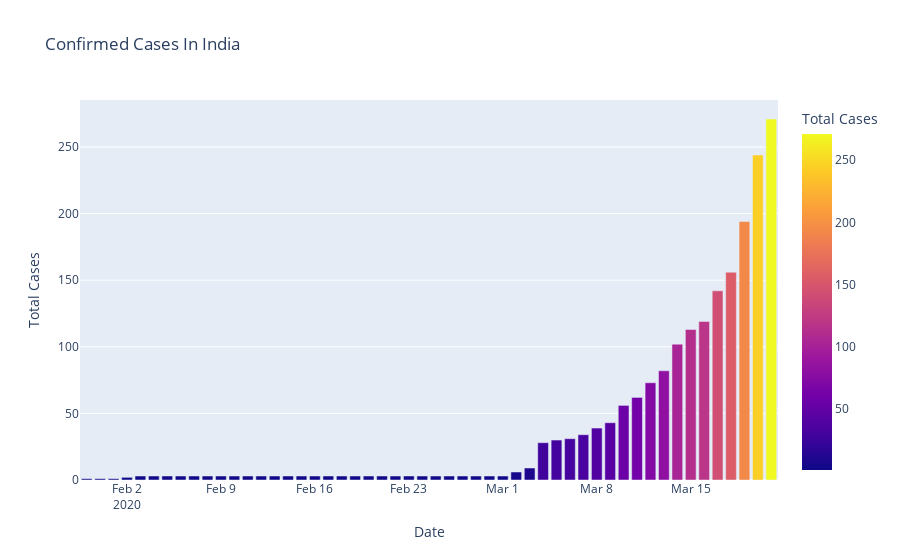
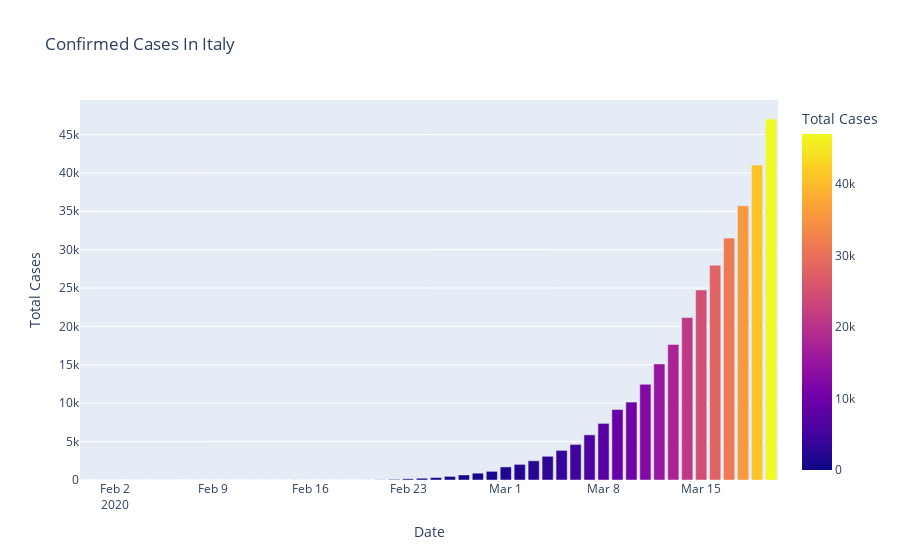
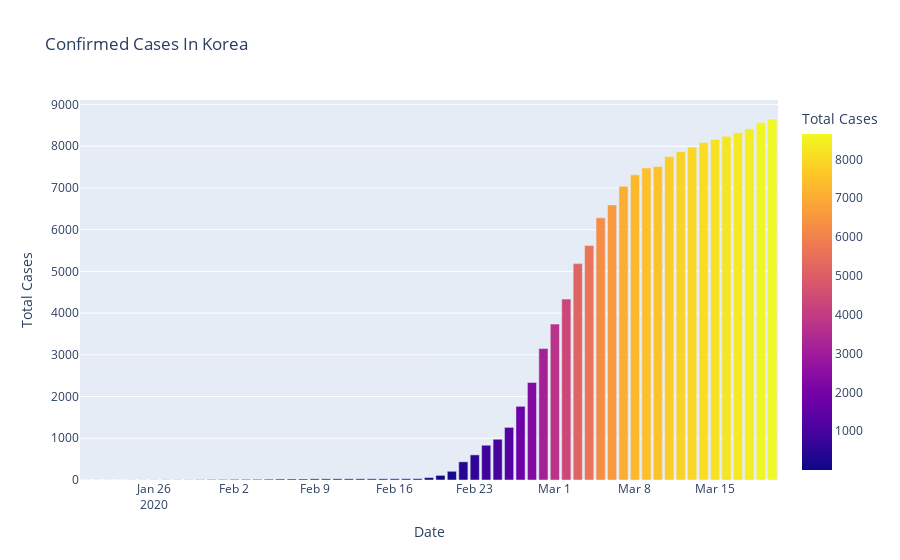
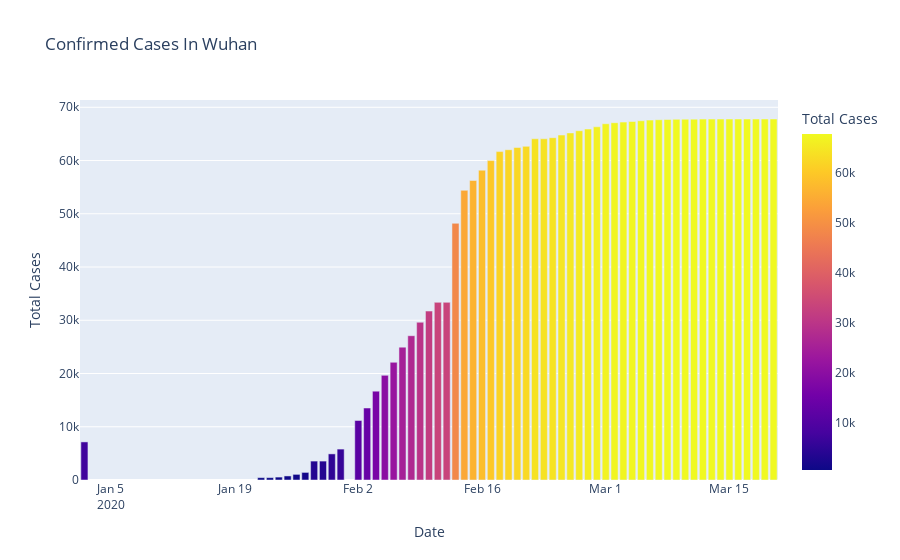

The cell these charts' notebook holds for them, in order:
### Code cell
#plotly Express
fig=px.bar(dbd_India,x="Date",y="Total Cases",color='Total Cases' , title = 'Confirmed Cases In India ')
fig.show()

fig=px.bar(dbd_Italy,x="Date",y="Total Cases",color='Total Cases' , title = 'Confirmed Cases In Italy ')
fig.show()

fig=px.bar(dbd_Korea,x="Date",y="Total Cases",color='Total Cases' , title = 'Confirmed Cases In Korea ')
fig.show()

fig=px.bar(dbd_Wuhan,x="Date",y="Total Cases",color='Total Cases' , title = 'Confirmed Cases In Wuhan ')
fig.show()

fig=px.scatter(dbd_India,x="Date",y="Total Cases",color='Total Cases' , title = 'Confirmed Cases In India ')
fig.show()

fig=px.scatter(dbd_Italy,x="Date",y="Total Cases",color='Total Cases' , title = 'Confirmed Cases In Italy ')
fig.show()

fig=px.scatter(dbd_Korea,x="Date",y="Total Cases",color='Total Cases' , title = 'Confirmed Cases In Korea ')
fig.show()

fig=px.scatter(dbd_Wuhan,x="Date",y="Total Cases",color='Total Cases' , title = 'Confirmed Cases In Wuhan ')
fig.show()

### Figure 1 — Plotly figure (JSON) as saved in the notebook; plotly's stock layout.template omitted (floating-point values rounded to 4 significant figures)
{"data": [{"alignmentgroup": "True", "hovertemplate": "Date=%{x}<br>Total Cases=%{marker.color}<extra></extra>", "legendgroup": "", "marker": {"color": [1, 1, 1, 2, 3, 3, 3, 3, 3, 3, 3, 3, 3, 3, 3, 3, 3, 3, 3, 3, 3, 3, 3, 3, 3, 3, 3, 3, 3, 3, 3, 3, 6, 9, 28, 30, 31, 34, 39, 43, 56, 62, 73, 82, 102, 113, 119, 142, 156, 194, 244, 271], "coloraxis": "coloraxis"}, "name": "", "offsetgroup": "", "orientation": "v", "showlegend": false, "textposition": "auto", "type": "bar", "x": ["2020-01-30T00:00:00", "2020-01-31T00:00:00", "2020-02-01T00:00:00", "2020-02-02T00:00:00", "2020-02-03T00:00:00", "2020-02-04T00:00:00", "2020-02-05T00:00:00", "2020-02-06T00:00:00", "2020-02-07T00:00:00", "2020-02-08T00:00:00", "2020-02-09T00:00:00", "2020-02-10T00:00:00", "2020-02-11T00:00:00", "2020-02-12T00:00:00", "2020-02-13T00:00:00", "2020-02-14T00:00:00", "2020-02-15T00:00:00", "2020-02-16T00:00:00", "2020-02-17T00:00:00", "2020-02-18T00:00:00", "2020-02-19T00:00:00", "2020-02-20T00:00:00", "2020-02-21T00:00:00", "2020-02-22T00:00:00", "2020-02-23T00:00:00", "2020-02-24T00:00:00", "2020-02-25T00:00:00", "2020-02-26T00:00:00", "2020-02-27T00:00:00", "2020-02-28T00:00:00", "2020-02-29T00:00:00", "2020-03-01T00:00:00", "2020-03-02T00:00:00", "2020-03-03T00:00:00", "2020-03-04T00:00:00", "2020-03-05T00:00:00", "2020-03-06T00:00:00", "2020-03-07T00:00:00", "2020-03-08T00:00:00", "2020-03-09T00:00:00", "2020-03-10T00:00:00", "2020-03-11T00:00:00", "2020-03-12T00:00:00", "2020-03-13T00:00:00", "2020-03-14T00:00:00", "2020-03-15T00:00:00", "2020-03-16T00:00:00", "2020-03-17T00:00:00", "2020-03-18T00:00:00", "2020-03-19T00:00:00", "2020-03-20T00:00:00", "2020-03-21T00:00:00"], "xaxis": "x", "y": [1, 1, 1, 2, 3, 3, 3, 3, 3, 3, 3, 3, 3, 3, 3, 3, 3, 3, 3, 3, 3, 3, 3, 3, 3, 3, 3, 3, 3, 3, 3, 3, 6, 9, 28, 30, 31, 34, 39, 43, 56, 62, 73, 82, 102, 113, 119, 142, 156, 194, 244, 271], "yaxis": "y"}], "layout": {"barmode": "relative", "coloraxis": {"colorbar": {"title": {"text": "Total Cases"}}, "colorscale": [[0, "#0d0887"], [0.1111, "#46039f"], [0.2222, "#7201a8"], [0.3333, "#9c179e"], [0.4444, "#bd3786"], [0.5556, "#d8576b"], [0.6667, "#ed7953"], [0.7778, "#fb9f3a"], [0.8889, "#fdca26"], [1, "#f0f921"]]}, "legend": {"tracegroupgap": 0}, "title": {"text": "Confirmed Cases In India "}, "xaxis": {"anchor": "y", "domain": [0, 1], "title": {"text": "Date"}}, "yaxis": {"anchor": "x", "domain": [0, 1], "title": {"text": "Total Cases"}}}}

### Figure 2 — Plotly figure (JSON) as saved in the notebook; plotly's stock layout.template omitted (floating-point values rounded to 4 significant figures)
{"data": [{"alignmentgroup": "True", "hovertemplate": "Date=%{x}<br>Total Cases=%{marker.color}<extra></extra>", "legendgroup": "", "marker": {"color": [2, 2, 2, 2, 2, 2, 3, 3, 3, 3, 3, 3, 3, 3, 3, 3, 3, 3, 3, 3, 3, 3, 20, 79, 157, 229, 323, 470, 655, 889, 1128, 1701, 2036, 2502, 3089, 3858, 4636, 5883, 7375, 9172, 10149, 12462, 15113, 17660, 21157, 24747, 27980, 31506, 35713, 41035, 47021], "coloraxis": "coloraxis"}, "name": "", "offsetgroup": "", "orientation": "v", "showlegend": false, "textposition": "auto", "type": "bar", "x": ["2020-01-31T00:00:00", "2020-02-01T00:00:00", "2020-02-02T00:00:00", "2020-02-03T00:00:00", "2020-02-04T00:00:00", "2020-02-05T00:00:00", "2020-02-06T00:00:00", "2020-02-07T00:00:00", "2020-02-08T00:00:00", "2020-02-09T00:00:00", "2020-02-10T00:00:00", "2020-02-11T00:00:00", "2020-02-12T00:00:00", "2020-02-13T00:00:00", "2020-02-14T00:00:00", "2020-02-15T00:00:00", "2020-02-15T00:00:00", "2020-02-16T00:00:00", "2020-02-17T00:00:00", "2020-02-18T00:00:00", "2020-02-19T00:00:00", "2020-02-20T00:00:00", "2020-02-21T00:00:00", "2020-02-22T00:00:00", "2020-02-23T00:00:00", "2020-02-24T00:00:00", "2020-02-25T00:00:00", "2020-02-26T00:00:00", "2020-02-27T00:00:00", "2020-02-28T00:00:00", "2020-02-29T00:00:00", "2020-03-01T00:00:00", "2020-03-02T00:00:00", "2020-03-03T00:00:00", "2020-03-04T00:00:00", "2020-03-05T00:00:00", "2020-03-06T00:00:00", "2020-03-07T00:00:00", "2020-03-08T00:00:00", "2020-03-09T00:00:00", "2020-03-10T00:00:00", "2020-03-11T00:00:00", "2020-03-12T00:00:00", "2020-03-13T00:00:00", "2020-03-14T00:00:00", "2020-03-15T00:00:00", "2020-03-16T00:00:00", "2020-03-17T00:00:00", "2020-03-18T00:00:00", "2020-03-19T00:00:00", "2020-03-20T00:00:00"], "xaxis": "x", "y": [2, 2, 2, 2, 2, 2, 3, 3, 3, 3, 3, 3, 3, 3, 3, 3, 3, 3, 3, 3, 3, 3, 20, 79, 157, 229, 323, 470, 655, 889, 1128, 1701, 2036, 2502, 3089, 3858, 4636, 5883, 7375, 9172, 10149, 12462, 15113, 17660, 21157, 24747, 27980, 31506, 35713, 41035, 47021], "yaxis": "y"}], "layout": {"barmode": "relative", "coloraxis": {"colorbar": {"title": {"text": "Total Cases"}}, "colorscale": [[0, "#0d0887"], [0.1111, "#46039f"], [0.2222, "#7201a8"], [0.3333, "#9c179e"], [0.4444, "#bd3786"], [0.5556, "#d8576b"], [0.6667, "#ed7953"], [0.7778, "#fb9f3a"], [0.8889, "#fdca26"], [1, "#f0f921"]]}, "legend": {"tracegroupgap": 0}, "title": {"text": "Confirmed Cases In Italy "}, "xaxis": {"anchor": "y", "domain": [0, 1], "title": {"text": "Date"}}, "yaxis": {"anchor": "x", "domain": [0, 1], "title": {"text": "Total Cases"}}}}

### Figure 3 — Plotly figure (JSON) as saved in the notebook; plotly's stock layout.template omitted (floating-point values rounded to 4 significant figures)
{"data": [{"alignmentgroup": "True", "hovertemplate": "Date=%{x}<br>Total Cases=%{marker.color}<extra></extra>", "legendgroup": "", "marker": {"color": [1, 1, 1, 1, 2, 2, 3, 4, 4, 4, 6, 11, 12, 15, 15, 16, 19, 23, 24, 24, 27, 27, 28, 28, 28, 28, 28, 29, 30, 31, 58, 111, 209, 436, 602, 833, 977, 1261, 1766, 2337, 3150, 3736, 4335, 5186, 5621, 6284, 6593, 7041, 7313, 7478, 7513, 7755, 7869, 7979, 8086, 8162, 8236, 8320, 8413, 8565, 8652], "coloraxis": "coloraxis"}, "name": "", "offsetgroup": "", "orientation": "v", "showlegend": false, "textposition": "auto", "type": "bar", "x": ["2020-01-20T00:00:00", "2020-01-21T00:00:00", "2020-01-22T00:00:00", "2020-01-23T00:00:00", "2020-01-24T00:00:00", "2020-01-25T00:00:00", "2020-01-26T00:00:00", "2020-01-27T00:00:00", "2020-01-28T00:00:00", "2020-01-29T00:00:00", "2020-01-30T00:00:00", "2020-01-31T00:00:00", "2020-02-01T00:00:00", "2020-02-02T00:00:00", "2020-02-03T00:00:00", "2020-02-04T00:00:00", "2020-02-05T00:00:00", "2020-02-06T00:00:00", "2020-02-07T00:00:00", "2020-02-08T00:00:00", "2020-02-09T00:00:00", "2020-02-10T00:00:00", "2020-02-11T00:00:00", "2020-02-12T00:00:00", "2020-02-13T00:00:00", "2020-02-14T00:00:00", "2020-02-15T00:00:00", "2020-02-16T00:00:00", "2020-02-17T00:00:00", "2020-02-18T00:00:00", "2020-02-19T00:00:00", "2020-02-20T00:00:00", "2020-02-21T00:00:00", "2020-02-22T00:00:00", "2020-02-23T00:00:00", "2020-02-24T00:00:00", "2020-02-25T00:00:00", "2020-02-26T00:00:00", "2020-02-27T00:00:00", "2020-02-28T00:00:00", "2020-02-29T00:00:00", "2020-03-01T00:00:00", "2020-03-02T00:00:00", "2020-03-03T00:00:00", "2020-03-04T00:00:00", "2020-03-05T00:00:00", "2020-03-06T00:00:00", "2020-03-07T00:00:00", "2020-03-08T00:00:00", "2020-03-09T00:00:00", "2020-03-10T00:00:00", "2020-03-11T00:00:00", "2020-03-12T00:00:00", "2020-03-13T00:00:00", "2020-03-14T00:00:00", "2020-03-15T00:00:00", "2020-03-16T00:00:00", "2020-03-17T00:00:00", "2020-03-18T00:00:00", "2020-03-19T00:00:00", "2020-03-20T00:00:00"], "xaxis": "x", "y": [1, 1, 1, 1, 2, 2, 3, 4, 4, 4, 6, 11, 12, 15, 15, 16, 19, 23, 24, 24, 27, 27, 28, 28, 28, 28, 28, 29, 30, 31, 58, 111, 209, 436, 602, 833, 977, 1261, 1766, 2337, 3150, 3736, 4335, 5186, 5621, 6284, 6593, 7041, 7313, 7478, 7513, 7755, 7869, 7979, 8086, 8162, 8236, 8320, 8413, 8565, 8652], "yaxis": "y"}], "layout": {"barmode": "relative", "coloraxis": {"colorbar": {"title": {"text": "Total Cases"}}, "colorscale": [[0, "#0d0887"], [0.1111, "#46039f"], [0.2222, "#7201a8"], [0.3333, "#9c179e"], [0.4444, "#bd3786"], [0.5556, "#d8576b"], [0.6667, "#ed7953"], [0.7778, "#fb9f3a"], [0.8889, "#fdca26"], [1, "#f0f921"]]}, "legend": {"tracegroupgap": 0}, "title": {"text": "Confirmed Cases In Korea "}, "xaxis": {"anchor": "y", "domain": [0, 1], "title": {"text": "Date"}}, "yaxis": {"anchor": "x", "domain": [0, 1], "title": {"text": "Total Cases"}}}}

### Figure 4 — Plotly figure (JSON) as saved in the notebook; plotly's stock layout.template omitted (floating-point values rounded to 4 significant figures)
{"data": [{"alignmentgroup": "True", "hovertemplate": "Date=%{x}<br>Total Cases=%{marker.color}<extra></extra>", "legendgroup": "", "marker": {"color": [444, 444, 549, 761, 1058, 1423, 3554, 3554, 4903, 5806, 7153, 11177, 13522, 16678, 19665, 22112, 24953, 27100, 29631, 31728, 33366, 33366, 48206, 54406, 56249, 58182, 59989, 61682, 62031, 62442, 62662, 64084, 64084, 64287, 64786, 65187, 65596, 65914, 66337, 66907, 67103, 67217, 67332, 67466, 67592, 67666, 67707, 67743, 67760, 67773, 67781, 67786, 67790, 67794, 67798, 67799, 67800, 67800, 67800], "coloraxis": "coloraxis"}, "name": "", "offsetgroup": "", "orientation": "v", "showlegend": false, "textposition": "auto", "type": "bar", "x": ["2020-01-22T00:00:00", "2020-01-23T00:00:00", "2020-01-24T00:00:00", "2020-01-25T00:00:00", "2020-01-26T00:00:00", "2020-01-27T00:00:00", "2020-01-28T00:00:00", "2020-01-29T00:00:00", "2020-01-30T00:00:00", "2020-01-31T00:00:00", "2020-01-02T00:00:00", "2020-02-02T00:00:00", "2020-02-03T00:00:00", "2020-02-04T00:00:00", "2020-02-05T00:00:00", "2020-02-06T00:00:00", "2020-02-07T00:00:00", "2020-02-08T00:00:00", "2020-02-09T00:00:00", "2020-02-10T00:00:00", "2020-02-11T00:00:00", "2020-02-12T00:00:00", "2020-02-13T00:00:00", "2020-02-14T00:00:00", "2020-02-15T00:00:00", "2020-02-16T00:00:00", "2020-02-17T00:00:00", "2020-02-18T00:00:00", "2020-02-19T00:00:00", "2020-02-20T00:00:00", "2020-02-21T00:00:00", "2020-02-22T00:00:00", "2020-02-23T00:00:00", "2020-02-24T00:00:00", "2020-02-25T00:00:00", "2020-02-26T00:00:00", "2020-02-27T00:00:00", "2020-02-28T00:00:00", "2020-02-29T00:00:00", "2020-03-01T00:00:00", "2020-03-02T00:00:00", "2020-03-03T00:00:00", "2020-03-04T00:00:00", "2020-03-05T00:00:00", "2020-03-06T00:00:00", "2020-03-07T00:00:00", "2020-03-08T00:00:00", "2020-03-09T00:00:00", "2020-03-10T00:00:00", "2020-03-11T00:00:00", "2020-03-12T00:00:00", "2020-03-13T00:00:00", "2020-03-14T00:00:00", "2020-03-15T00:00:00", "2020-03-16T00:00:00", "2020-03-17T00:00:00", "2020-03-18T00:00:00", "2020-03-19T00:00:00", "2020-03-20T00:00:00"], "xaxis": "x", "y": [444, 444, 549, 761, 1058, 1423, 3554, 3554, 4903, 5806, 7153, 11177, 13522, 16678, 19665, 22112, 24953, 27100, 29631, 31728, 33366, 33366, 48206, 54406, 56249, 58182, 59989, 61682, 62031, 62442, 62662, 64084, 64084, 64287, 64786, 65187, 65596, 65914, 66337, 66907, 67103, 67217, 67332, 67466, 67592, 67666, 67707, 67743, 67760, 67773, 67781, 67786, 67790, 67794, 67798, 67799, 67800, 67800, 67800], "yaxis": "y"}], "layout": {"barmode": "relative", "coloraxis": {"colorbar": {"title": {"text": "Total Cases"}}, "colorscale": [[0, "#0d0887"], [0.1111, "#46039f"], [0.2222, "#7201a8"], [0.3333, "#9c179e"], [0.4444, "#bd3786"], [0.5556, "#d8576b"], [0.6667, "#ed7953"], [0.7778, "#fb9f3a"], [0.8889, "#fdca26"], [1, "#f0f921"]]}, "legend": {"tracegroupgap": 0}, "title": {"text": "Confirmed Cases In Wuhan "}, "xaxis": {"anchor": "y", "domain": [0, 1], "title": {"text": "Date"}}, "yaxis": {"anchor": "x", "domain": [0, 1], "title": {"text": "Total Cases"}}}}
